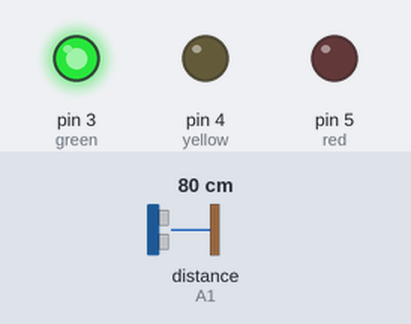
The sketch below on a simulated Arduino Uno, built with avr-gcc and run on an emulated ATmega328P. Shown: output pins drawn as LEDs (lit = HIGH). Wiring (inferred from the names in the program): ultrasonic range finder: trigger A0; echo A1. Inputs (shaded band) come from the test bench; at power-on: distance to the obstacle (sensor on A1) 80 cm. The echo pulse lasts 58.3 µs per cm; pins used as bus, display or sensor lines are not drawn.

Above: at 1.2 s.
1.3 s: distance to the obstacle (sensor on A1) set to 67 cm
2.8 s: distance to the obstacle (sensor on A1) set to 58 cm
At 3.5 s:
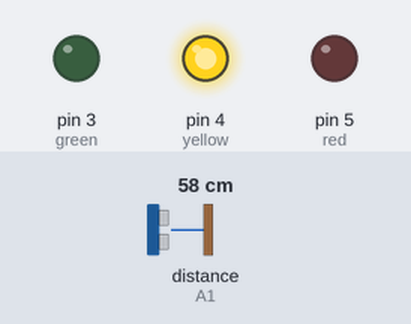
4.3 s: distance to the obstacle (sensor on A1) set to 34 cm
5.8 s: distance to the obstacle (sensor on A1) set to 28 cm
At 6.9 s:
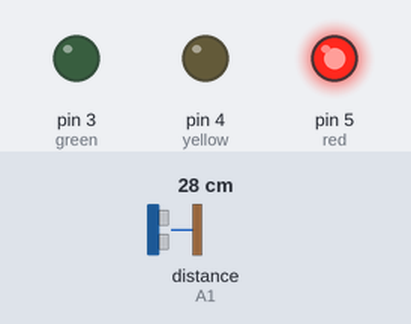
7.3 s: distance to the obstacle (sensor on A1) set to 7 cm
8.8 s: distance to the obstacle (sensor on A1) set to 4 cm
At 9.2 s:
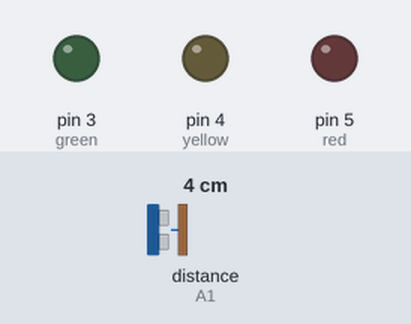
Timing chart, 0 to 11.3 s (numbered marks = the images above; inputs shaded):
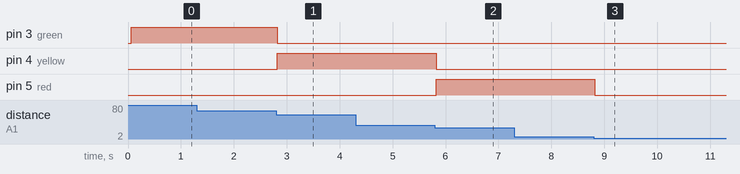

Measured:
- the behaviour switches between 62 and 61 cm on distance to the obstacle (sensor on A1) (found by bisection; images 0 and 1)
- the behaviour switches between 32 and 31 cm on distance to the obstacle (sensor on A1) (found by bisection; images 1 and 2)
- the behaviour switches between 6 and 5 cm on distance to the obstacle (sensor on A1) (found by bisection; images 2 and 3)
- after the input at 2.8 s, pin 3 (green): HIGH → LOW at once; pin 4 (yellow): LOW → HIGH at once
- after the input at 5.8 s, pin 4 (yellow): HIGH → LOW at once; pin 5 (red): LOW → HIGH at once
- after the input at 8.8 s, pin 5 (red): HIGH → LOW at once

The sketch:

part3_lab2.ino
```cpp
const int trig = A0;
const int echo = A1;

const int green = 3;
const int yellow = 4;
const int red = 5;

unsigned long previousMillis = 0;
const long interval = 60;

void setup() {
  // put your setup code here, to run once:
  pinMode(trig, OUTPUT);
  pinMode(echo, INPUT);

  pinMode(green, OUTPUT);
  pinMode(yellow, OUTPUT);
  pinMode(red, OUTPUT);
}

void loop() {
  // put your main code here, to run repeatedly:
  unsigned long currentMillis = millis();

  if(currentMillis - previousMillis >= interval) {
    previousMillis = currentMillis;

    long duration;
    int distance;

    //ultrasonic pulse
    digitalWrite(trig, LOW);
    delayMicroseconds(2);
    digitalWrite(trig, HIGH);
    delayMicroseconds(10);
    digitalWrite(trig, LOW);

    duration = pulseIn(echo, HIGH, 25000);
    //conversion of time to distance
    distance = duration * 0.034 / 2;

    //LEDs OFF
    digitalWrite(green, LOW);
    digitalWrite(yellow, LOW);
    digitalWrite(red, LOW);

    if(duration == 0 || distance < 5 || distance > 400) {
      //LEDs still OFF
    } else if (distance > 60) {
      digitalWrite(green, HIGH);
    } else if (distance > 30) {
      digitalWrite(yellow, HIGH);
    } else {
      digitalWrite(red, HIGH);
    }
  }
}
```
